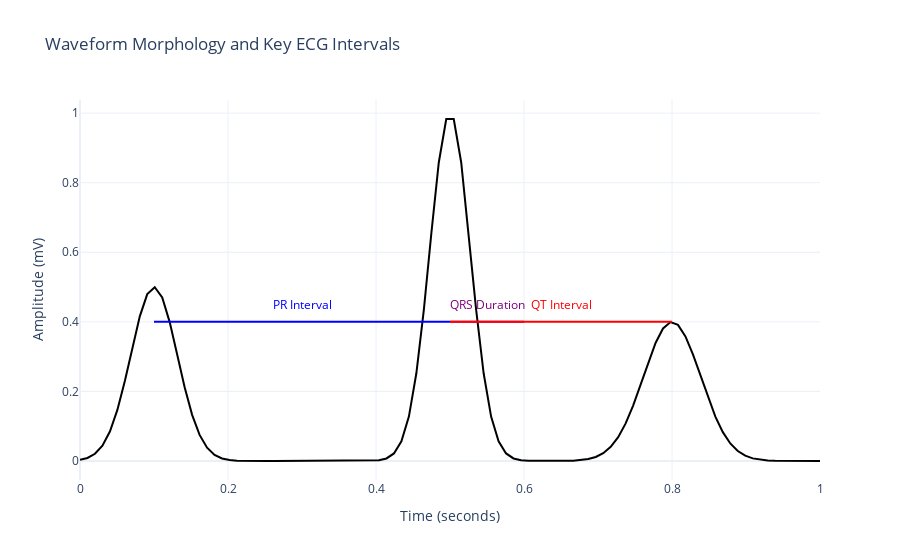

The code cell stored with this chart in its notebook:
### Code cell
import numpy as np

# Sample data for an ECG-like waveform
time = np.linspace(0, 1, 100)  # 1-second interval
p_wave = np.exp(-((time - 0.1) ** 2) / 0.002) * 0.5  # Simulated P wave
qrs_complex = np.exp(-((time - 0.5) ** 2) / 0.0015)  # Simulated QRS complex
t_wave = np.exp(-((time - 0.8) ** 2) / 0.003) * 0.4  # Simulated T wave

# Combined ECG signal
ecg_waveform = p_wave + qrs_complex + t_wave

# Create figure
fig = go.Figure()

# ECG waveform
fig.add_trace(go.Scatter(
    x=time, 
    y=ecg_waveform, 
    mode='lines', 
    name='ECG Waveform',
    line=dict(color="black")
))

# Annotate PR, QRS, and QT intervals
fig.add_shape(type="line", x0=0.1, y0=0.4, x1=0.5, y1=0.4, line=dict(color="blue", width=2))  # PR interval
fig.add_shape(type="line", x0=0.5, y0=0.4, x1=0.6, y1=0.4, line=dict(color="purple", width=2))  # QRS duration
fig.add_shape(type="line", x0=0.5, y0=0.4, x1=0.8, y1=0.4, line=dict(color="red", width=2))  # QT interval

# Add text annotations for intervals
fig.add_annotation(x=0.3, y=0.45, text="PR Interval", showarrow=False, font=dict(color="blue"))
fig.add_annotation(x=0.55, y=0.45, text="QRS Duration", showarrow=False, font=dict(color="purple"))
fig.add_annotation(x=0.65, y=0.45, text="QT Interval", showarrow=False, font=dict(color="red"))

# Layout
fig.update_layout(
    title="Waveform Morphology and Key ECG Intervals",
    xaxis_title="Time (seconds)",
    yaxis_title="Amplitude (mV)",
    showlegend=False,
    template="plotly_white"
)

# Show the plot
fig.show()

### Figure 1 — Plotly figure (JSON) as saved in the notebook; plotly's stock layout.template omitted (floating-point values rounded to 4 significant figures)
{"data": [{"line": {"color": "black"}, "mode": "lines", "name": "ECG Waveform", "type": "scatter", "x": [0, 0.0101, 0.0202, 0.0303, 0.0404, 0.05051, 0.06061, 0.07071, 0.08081, 0.09091, 0.101, 0.1111, 0.1212, 0.1313, 0.1414, 0.1515, 0.1616, 0.1717, 0.1818, 0.1919, 0.202, 0.2121, 0.2222, 0.2323, 0.2424, 0.2525, 0.2626, 0.2727, 0.2828, 0.2929, 0.303, 0.3131, 0.3232, 0.3333, 0.3434, 0.3535, 0.3636, 0.3737, 0.3838, 0.3939, 0.404, 0.4141, 0.4242, 0.4343, 0.4444, 0.4545, 0.4646, 0.4747, 0.4848, 0.4949, 0.5051, 0.5152, 0.5253, 0.5354, 0.5455, 0.5556, 0.5657, 0.5758, 0.5859, 0.596, 0.6061, 0.6162, 0.6263, 0.6364, 0.6465, 0.6566, 0.6667, 0.6768, 0.6869, 0.697, 0.7071, 0.7172, 0.7273, 0.7374, 0.7475, 0.7576, 0.7677, 0.7778, 0.7879, 0.798, 0.8081, 0.8182, 0.8283, 0.8384, 0.8485, 0.8586, 0.8687, 0.8788, 0.8889, 0.899, 0.9091, 0.9192, 0.9293, 0.9394, 0.9495, 0.9596, 0.9697, 0.9798, 0.9899, 1], "y": [0.003369, 0.008791, 0.02071, 0.04407, 0.08467, 0.1469, 0.2301, 0.3256, 0.4159, 0.4798, 0.4997, 0.4701, 0.3993, 0.3062, 0.2121, 0.1326, 0.07491, 0.0382, 0.01759, 0.007316, 0.002747, 0.0009315, 0.0002852, 7.886e-05, 1.969e-05, 4.439e-06, 9.037e-07, 1.661e-07, 2.758e-08, 4.134e-09, 5.654e-10, 1.46e-10, 9.052e-10, 9.069e-09, 7.995e-08, 6.152e-07, 4.132e-06, 2.422e-05, 0.0001239, 0.0005535, 0.002157, 0.00734, 0.02179, 0.05648, 0.1278, 0.2522, 0.4346, 0.6537, 0.8581, 0.9831, 0.9831, 0.8581, 0.6537, 0.4346, 0.2522, 0.1278, 0.05648, 0.02179, 0.00734, 0.002158, 0.0005549, 0.0001291, 4.13e-05, 5.731e-05, 0.0001553, 0.0004206, 0.001068, 0.002533, 0.005614, 0.01162, 0.02248, 0.04063, 0.06861, 0.1082, 0.1595, 0.2195, 0.2824, 0.3393, 0.3809, 0.3995, 0.3914, 0.3583, 0.3064, 0.2448, 0.1827, 0.1274, 0.083, 0.05052, 0.02872, 0.01526, 0.007572, 0.003511, 0.001521, 0.0006154, 0.0002327, 8.218e-05, 2.712e-05, 8.36e-06, 2.408e-06, 6.478e-07]}], "layout": {"annotations": [{"font": {"color": "blue"}, "showarrow": false, "text": "PR Interval", "x": 0.3, "y": 0.45}, {"font": {"color": "purple"}, "showarrow": false, "text": "QRS Duration", "x": 0.55, "y": 0.45}, {"font": {"color": "red"}, "showarrow": false, "text": "QT Interval", "x": 0.65, "y": 0.45}], "shapes": [{"line": {"color": "blue", "width": 2}, "type": "line", "x0": 0.1, "x1": 0.5, "y0": 0.4, "y1": 0.4}, {"line": {"color": "purple", "width": 2}, "type": "line", "x0": 0.5, "x1": 0.6, "y0": 0.4, "y1": 0.4}, {"line": {"color": "red", "width": 2}, "type": "line", "x0": 0.5, "x1": 0.8, "y0": 0.4, "y1": 0.4}], "showlegend": false, "title": {"text": "Waveform Morphology and Key ECG Intervals"}, "xaxis": {"title": {"text": "Time (seconds)"}}, "yaxis": {"title": {"text": "Amplitude (mV)"}}}}
